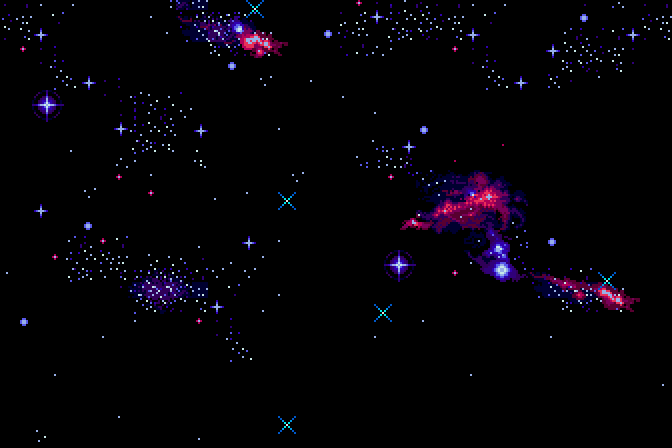
#> input picture fondo utena.gif, 672 x 448 px
$ python mock_1x.py
#> lines starting #> are read from the running program, lines starting #| are printed output that depends on the picture
### utena_fondos/referencia.py
"""Fondo de Utena hecho con 'fondo utena.gif' (referencia): el cielo de la referencia, con sus estrellas que titilan, y un cometa que pasa al fondo.

La referencia es un pixel art de 336x224 píxeles ampliado 2x (672x448). Nuestro lienzo nativo es de 63x63, ampliado 2x, así que se recorta
una ventana de 63x63 píxeles nativos y se usa tal cual (misma cuadrícula, sin reescalar). El suelo y la sombra no existen: Utena flota en el espacio.
Las estrellas titilan porque se usan los fotogramas de la referencia (25 fps) tomados a 10 fps. El cometa se dibuja encima, por detrás de Utena,
con los colores de la propia referencia (blanco, celestes, azules y violeta oscuro).

Comentario sobre la referencia: la 'diagonal' que parece una estrella fugaz son estrellas en forma de X fijas que se encienden por turnos; no hay cometa.
"""
from pathlib import Path

import numpy as np
from PIL import Image

HERE = Path(__file__).parent
REF = HERE.parent / "fondo utena.gif"
NC = 63
BAYER = np.array([[0, 8, 2, 10], [12, 4, 14, 6], [3, 11, 1, 9], [15, 7, 13, 5]]) / 16.0

# colores de la propia referencia, de la cabeza a la punta de la cola
COLA = [(232, 232, 232), (200, 232, 232), (152, 176, 232), (120, 120, 232), (88, 88, 232), (48, 88, 232),
        (48, 0, 176), (48, 0, 120), (0, 0, 120), (0, 0, 48)]
ION = [(0, 232, 232), (0, 152, 232), (0, 88, 200), (0, 48, 200), (0, 0, 176), (0, 0, 120), (0, 0, 48)]
BLANCO = (232, 232, 232)

CROPS = {                     # esquina (x, y) en píxeles nativos de la referencia (336x224)
    "nebulosa": (170, 50),    # la nube roja y azul detrás de Utena
    "nebulosa_der": (215, 75),
    "cumulos": (20, 70),      # cúmulos de puntitos a la izquierda
    "arriba": (75, 0),        # cúmulos y la nube pequeña de arriba
}


def cargar():
    g = Image.open(REF)
#> g is the input picture: PIL image 672x448 P; mean R, G, B 4.2, 2.1, 6.6
    out = []
    for i in range(g.n_frames):
        g.seek(i)
        out.append(np.asarray(g.convert("RGB"))[::2, ::2].copy())          # 224x336 nativos
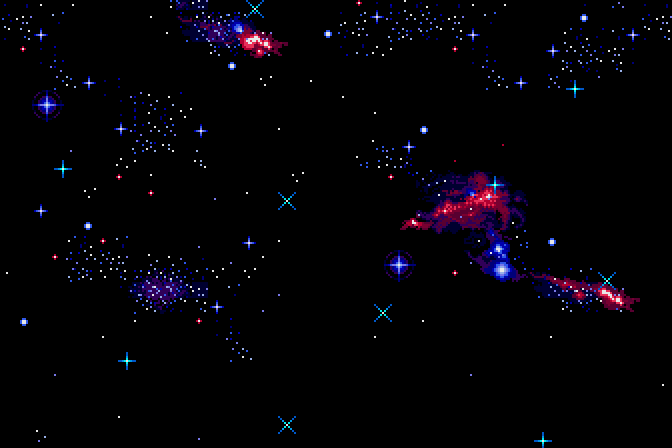
#> g: PIL image 672x448 RGB; mean R, G, B 3.8, 2.2, 6.6
#> after the loop, out = 126 items
    return out


def recorte(ref, idx, crop):
    x0, y0 = CROPS[crop]
    return ref[idx % len(ref)][y0:y0 + NC, x0:x0 + NC].copy()


def indice(t):
    """Fotograma de la referencia (25 fps) que corresponde al paso t de Utena (10 fps)."""
    return int(round(t * 2.5))


# [55 lines left out: functions px, estrella_fugaz, cometa, comet_A, not called in this run]


def comet_B(img, t):                 # un cometa grande y lento que desciende por el lado derecho durante todo el bucle
    s = t / 39.0
    cometa(img, 53 - 8 * s, -22 + 108 * s, -8, 108, largo=24)


# [7 lines left out: function comet_C, not called in this run]


COMETAS = {"A_estrella_fugaz": comet_A, "B_cometa_grande": comet_B, "C_dos_estrellas": comet_C}


# [11 lines left out: function bgf_para, not called in this run]

### utena_transformacion/transformacion.py
"""Utena: de agente (traje negro y pistola) a chica mágica (traje morado y varita de estrella) y de vuelta. Bucle de 40 pasos (4 s).

Usa el sprite del traje negro ya limpio (sprite_agente_limpio.png, 38x51) y el sprite de la varita recuperado en utena_hechizo.
Se alinean por la cabeza (cuernos, antena y puño izquierdo coinciden); la pistola queda donde está la estrella de la varita.
Lienzo nativo de 63x63 ampliado 2x (126x126) y x4 (504x504), sobre el escenario del propio sprite de la varita.

  0-5    agente respira (torso +1 px, antena)
  6-11   carga: la pistola brilla, partículas se juntan en ella, destellos alrededor
  12-13  destello y silueta blanca
  14-17  la silueta se transforma y se disuelve en la chica mágica
  18-29  chica mágica: círculo, levitación, partículas y rayos (el hechizo)
  30-31  estallido y destello
  32-35  silueta blanca y disolución de vuelta al agente
  36-39  agente respira (enlaza con el paso 0)
"""
import sys
from pathlib import Path

import numpy as np
from PIL import Image

HERE = Path(__file__).parent
sys.path.insert(0, str(HERE.parent / "utena_hechizo"))
import hechizo as hz   # noqa: E402

OUT = HERE / "salida"
NC, L, TICK = hz.NC, 40, 100
WHITE, GOLD, CREAM, LAV = hz.WHITE, hz.GOLD, hz.CREAM, hz.LAV
NZ = np.random.RandomState(5).rand(NC, NC)
VIEJO_ORIGEN = (12, 4)          # esquina del sprite del agente en el lienzo (alineado por la cabeza con el sprite de la varita)
GUN_C = (45, 18)                # centro de la pistola en el lienzo
BODY_C = (32, 29)               # centro del cuerpo


def cargar_viejo():
    return np.array(Image.open(HERE / "sprite_agente_limpio.png").convert("RGBA"))


# [29 lines left out: functions capa_viejo, silueta, not called in this run]


def mezclar(a, b, p):
    m = (NZ < p)[..., None]
    return np.where(m, b, a)


class Cap:
    """Un paso de la animación en dos capas: `under` (escenario y círculo del suelo, RGB) y `over` (personaje y efectos, RGBA)."""
    def __init__(self, under, over):
        self.under, self.over = under, over

    # [5 lines left out: function compuesto, not called in this run]


SNAP_DESTELLO = [None]           # tupla de intensidades permitidas para el destello del fondo (para ahorrar colores); None = sin cambios


# [5 lines left out: function componer, not called in this run]


def anillo(img, rx, ry, col=WHITE, cx=BODY_C[0], cy=BODY_C[1]):
    hz.elipse(img, cx, cy, rx, ry, col, paso=1)


# [115 lines left out: functions rayos_en, convergen, destellos, pasos, cargar_capas_1x, not called in this run]


def cargar_capas(bgf=None, snap_destello=None):
    """Los 40 pasos en capas. Con bgf se cambia el fondo (por defecto, el escenario del sprite)."""
    nat, _, _ = hz.recuperar()
    spr, bg, bg_peq = hz.capas_base(nat)
    if bgf is None:
        bgf = lambda t: (bg, bg_peq)
    SNAP_DESTELLO[0] = (0, 18, 38) if snap_destello is True else snap_destello
    try:
        return pasos(spr, bgf, cargar_viejo())
    finally:
        SNAP_DESTELLO[0] = None


# [19 lines left out: function main, not called in this run]


# [2 lines that do not run on import are left out]

### utena_hechizo/hechizo.py
"""Utena prepara y lanza un hechizo (primera versión, sobre el escenario del propio sprite).

1. Recupera el sprite original: 'utena sprite.PNG' está ampliado ~4,925x con suavizado; se toma el centro de cada celda
   -> 52x68 píxeles con 20 colores (el personaje mide 43x51).
2. Anima en una cuadrícula nativa de 63x63 y la amplía 2x -> 126x126 (y x4 -> 504x504), como 'gif referencia'.
   Todo (sprite y efectos) comparte la misma cuadrícula, sin mezclar tamaños de píxel.
3. Guion (40 pasos de 100 ms = 4 s, bucle sin salto):
     0-7   reposo: respira (torso +1 px), el rulo de la antena y las capas se mecen
     8-15  carga: la estrella brilla cada vez más, partículas se juntan en ella, nace el círculo mágico
     16-27 hechizo: Utena levita, el círculo gira con runas, suben partículas, las capas se abren
     28    destello
     29-31 estallido de estrellas
     32-39 calma: el círculo se cierra, Utena baja y vuelve al reposo
Salida: salida/utena_hechizo_126.gif, utena_hechizo_x4.gif y hojas de fotogramas.
"""
import sys
from pathlib import Path

import numpy as np
from PIL import Image

HERE = Path(__file__).parent
sys.path.insert(0, str(HERE.parent / "white_baby"))
import pesca as pe   # noqa: E402  (solo para escribir el GIF con paleta exacta)

SRC = HERE / "fuentes" / "utena_sprite.png"
OUT = HERE / "salida"
NC = 63                                   # lienzo nativo
OFX, OFY = 5, -5                          # del sprite recuperado (52x68) al lienzo: x+5, y-5
TICK, L = 100, 40

WALL, FLOOR, SHADOW = (97, 158, 155), (59, 95, 94), (29, 51, 50)
GOLD, GOLD_D, WHITE, CREAM = (255, 238, 104), (212, 179, 0), (251, 248, 253), (255, 238, 205)
LAV, LAV_D = (186, 122, 176), (95, 75, 116)
STAR_C = (45, 16)                         # centro de la estrella en el sprite recuperado
HORIZON = 48                              # fila (en el sprite recuperado) donde empieza el suelo


# ---------------------------------------------------------------- recuperación del sprite
def recuperar():
    a = np.asarray(Image.open(SRC).convert("RGB")).astype(int)
    H, W = a.shape[:2]
    dx = (np.abs(np.diff(a[45:296], axis=1)).sum(-1) > 40).sum(0).astype(float)
    dy = (np.abs(np.diff(a[:296], axis=0)).sum(-1) > 40).sum(1).astype(float)

    def fase(d, p):
        i = np.arange(len(d)); z = (d * np.exp(-2j * np.pi * i / p)).sum()
        return (np.angle(z) / (2 * np.pi)) % 1 * p
    best = None
    for p in np.arange(4.85, 4.96, 0.005):
        x0 = (fase(dx, p) + 1) % p; y0 = (fase(dy, p) + 1) % p
        xs = np.floor((np.arange(int((W - x0) / p)) + 0.5) * p + x0).astype(int)
        ys = np.floor((np.arange(int((H - y0) / p)) + 0.5) * p + y0).astype(int)
        nat = a[np.ix_(ys, xs)]
        q = len(np.unique(nat.reshape(-1, 3), axis=0))
        if best is None or q < best[0]:
            best = (q, p, nat)
    q, p, nat = best
    assert nat.shape[:2] == (68, 52) and q <= 24, (nat.shape, q)
    return nat.astype(np.uint8), p, q


# ---------------------------------------------------------------- capas base
# [53 lines left out: functions capas_base, transformar, not called in this run]


# ---------------------------------------------------------------- efectos
SHIFT = [0, 0]      # desplazamiento de toda la escena dentro de un lienzo más grande (modo 'tamaño natural')


# [149 lines left out: functions px, elipse, estrella_rayos, frame, main, not called in this run]


# [2 lines that do not run on import are left out]

### utena_fondos/mock_1x.py
"""Maqueta: Utena a tamaño natural (1x) frente a la actual (2x), con el fondo de la referencia a su resolución nativa en ambos casos de la ventana."""
import sys
from pathlib import Path
import numpy as np
from PIL import Image, ImageDraw
HERE = Path(__file__).parent
sys.path.insert(0, str(HERE.parent / "utena_marco")); sys.path.insert(0, str(HERE))
import marco_animado as ma
import referencia as rf
tr = ma.tr
ref = rf.cargar()                                   # fotogramas nativos 224x336
#> ref = 126 items
CHROMA = np.full((63, 63, 3), (255, 0, 255), np.uint8)
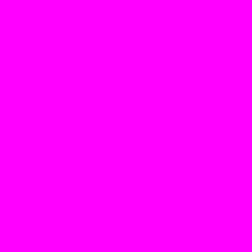
#> CHROMA: shape (63, 63, 3) (shown 4 times larger); mean of channels 0, 1, 2 255, 0, 255; drawn as R, G, B
#> (the run stopped early here; a loop or call above may not have finished)
